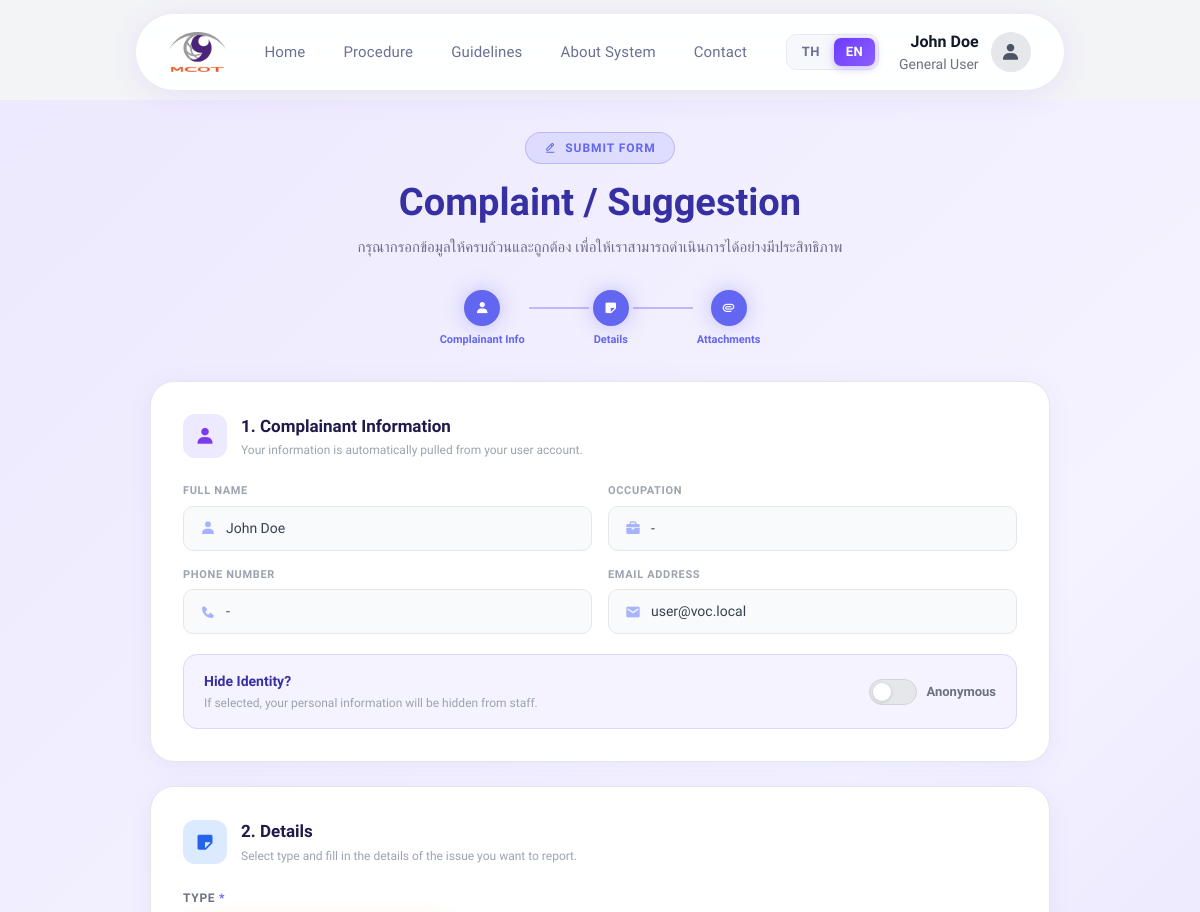
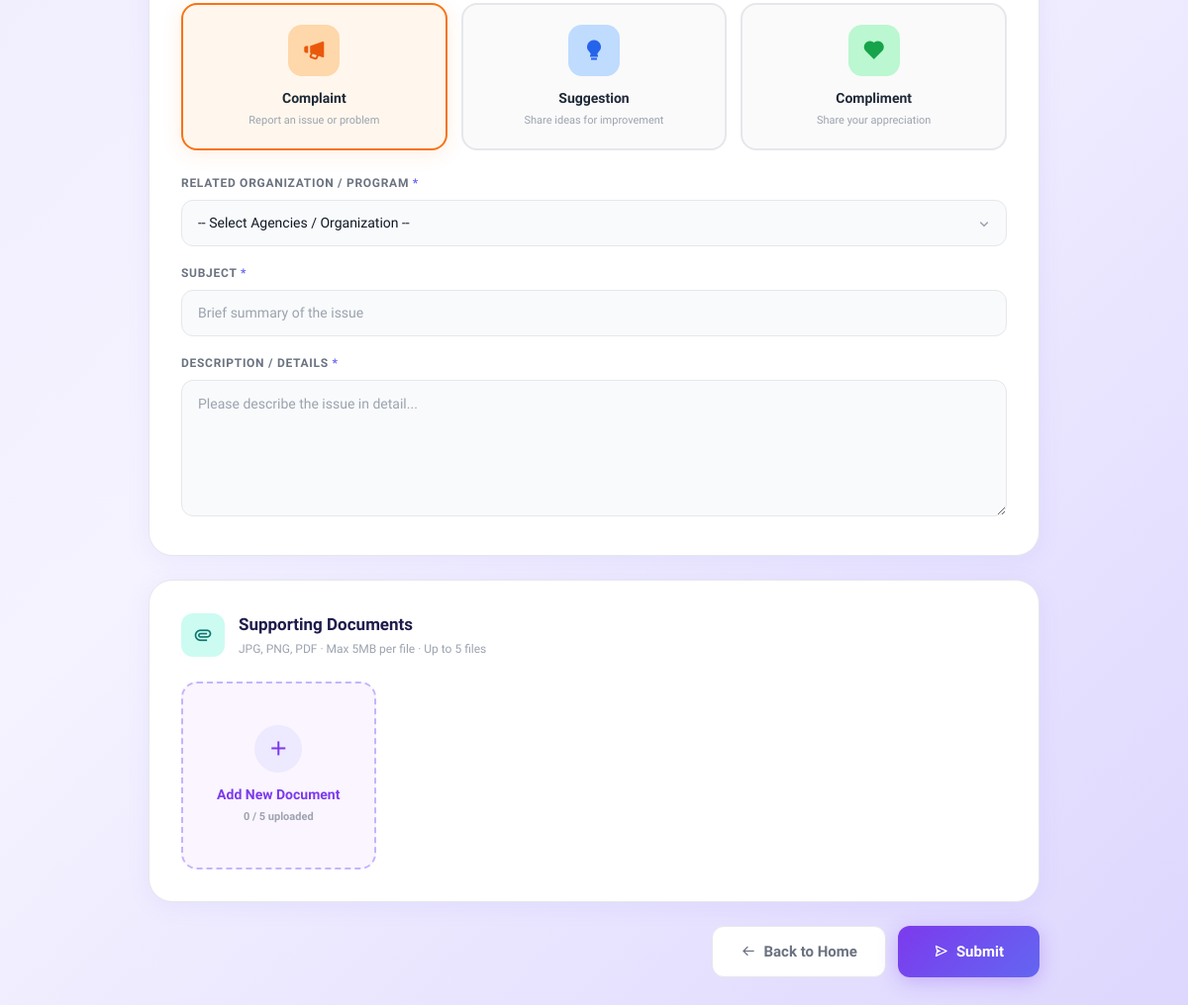
Screenshot of /user/Complaint_Suggestion.php?lang=en (signed in) with the database file from the repository (2 pictures, top to bottom).
### tables this page shows
CREATE TABLE `users` (
  `id` int(11) NOT NULL,
  `username` varchar(50) NOT NULL,
  `email` varchar(100) NOT NULL,
  `phone` varchar(20) DEFAULT NULL,
  `address` text DEFAULT NULL,
  `occupation` varchar(100) DEFAULT NULL,
  `profile_image` varchar(255) DEFAULT NULL,
  `password_hash` varchar(255) NOT NULL,
  `full_name` varchar(100) NOT NULL,
  `employee_id` varchar(50) DEFAULT NULL,
  `role_id` int(11) NOT NULL,
  `department_id` int(11) DEFAULT NULL,
  `created_at` datetime DEFAULT current_timestamp(),
  `is_active` tinyint(1) DEFAULT 1,
  `require_change` tinyint(1) DEFAULT 0
);

### includes/language_handler.php (called while the page is built, shortened)
<?php
global $lang;
function __($key, $default = null)
{
    global $lang;
    if (isset($lang[$key])) {
        return $lang[$key];
    }
    return $default !== null ? $default : $key;
}
?>

### user/Complaint_Suggestion.php (the view, shortened to what this page needs)
<?php
require_once '../includes/header_landing.php';
$db = Database::connect();
$stmt = $db->prepare("SELECT * FROM users WHERE id = ?");
$stmt->execute([$_SESSION['user_id']]);
$user = $stmt->fetch();
?>
<div class="cs-page">
    <div class="cs-hero">
        <div class="cs-hero-badge"><i class='bx bx-edit-alt'></i> <?php echo __('submit_hero_badge'); ?></div>
        <h1><?php echo __('submit_title'); ?></h1>
        <p><?php echo __('submit_subtitle', 'กรุณากรอกข้อมูลให้ครบถ้วนและถูกต้อง เพื่อให้เราสามารถดำเนินการได้อย่างมีประสิทธิภาพ'); ?></p>
    </div>
    <div class="cs-steps">
        <div class="cs-step active">
            <div class="cs-step-dot"><i class='bx bxs-user'></i></div>
            <div class="cs-step-label"><?php echo __('submit_step_1'); ?></div>
        </div>
        <div class="cs-step-line"></div>
        <div class="cs-step active">
            <div class="cs-step-dot"><i class='bx bxs-note'></i></div>
            <div class="cs-step-label"><?php echo __('submit_step_2'); ?></div>
        </div>
        <div class="cs-step-line"></div>
        <div class="cs-step active">
            <div class="cs-step-dot"><i class='bx bx-paperclip'></i></div>
            <div class="cs-step-label"><?php echo __('submit_step_3'); ?></div>
        </div>
    </div>
    <form action="../controllers/complaint_action.php" method="POST" enctype="multipart/form-data">
        <div class="cs-card">
            <div class="cs-section-header">
                <div class="cs-section-icon purple"><i class='bx bxs-user'></i></div>
                <div>
                    <div class="cs-section-title"><?php echo __('submit_section_1'); ?></div>
                    <div class="cs-section-sub"><?php echo __('submit_section_1_desc'); ?></div>
                </div>
            </div>
            <div class="cs-info-grid">
                <div class="cs-field-group">
                    <div class="cs-field-label"><?php echo __('submit_fullname'); ?></div>
                    <div class="cs-field-value"><i class='bx bxs-user'></i><?php echo htmlspecialchars($user['full_name']); ?></div>
                </div>
                <div class="cs-field-group">
                    <div class="cs-field-label"><?php echo __('profile_occupation'); ?></div>
                    <div class="cs-field-value"><i class='bx bxs-briefcase'></i><?php echo htmlspecialchars($user['occupation'] ?? '-'); ?></div>
                </div>
                <div class="cs-field-group">
                    <div class="cs-field-label"><?php echo __('profile_phone'); ?></div>
                    <div class="cs-field-value"><i class='bx bxs-phone'></i><?php echo htmlspecialchars($user['phone'] ?? '-'); ?></div>
                </div>
                <div class="cs-field-group">
                    <div class="cs-field-label"><?php echo __('submit_email'); ?></div>
                    <div class="cs-field-value"><i class='bx bxs-envelope'></i><?php echo htmlspecialchars($user['email']); ?></div>
                </div>
            </div>
            <div class="cs-anon">
                <div class="cs-anon-text">
                    <h4><?php echo __('submit_caller_hide_identity'); ?></h4>
                    <p><?php echo __('submit_caller_hide_identity_hint'); ?></p>
                </div>
                <label class="cs-toggle">
                    <div class="cs-toggle-track"><div class="cs-toggle-thumb"></div></div>
                    <span class="cs-toggle-label"><?php echo __('submit_caller_anonymous'); ?></span>
                </label>
            </div>
        </div>
        <div class="cs-card">
            <div class="cs-section-header">
                <div class="cs-section-icon blue"><i class='bx bxs-note'></i></div>
                <div>
                    <div class="cs-section-title"><?php echo __('submit_section_2'); ?></div>
                    <div class="cs-section-sub"><?php echo __('submit_section_2_desc'); ?></div>
                </div>
            </div>
            <div class="cs-label"><?php echo __('submit_type_label'); ?> <span>*</span></div>
            <div class="cs-type-grid">
                <label class="cs-type-label">
                    <div class="cs-type-card">
                        <div class="cs-type-icon orange"><i class='bx bxs-megaphone'></i></div>
                        <h4><?php echo __('submit_type_complaint'); ?></h4>
                        <p><?php echo __('submit_type_complaint_desc'); ?></p>
                    </div>
                </label>
                <label class="cs-type-label">
                    <div class="cs-type-card">
                        <div class="cs-type-icon blue"><i class='bx bxs-bulb'></i></div>
                        <h4><?php echo __('submit_type_suggestion'); ?></h4>
                        <p><?php echo __('submit_type_suggestion_desc'); ?></p>
                    </div>
                </label>
                <label class="cs-type-label">
                    <div class="cs-type-card">
                        <div class="cs-type-icon green"><i class='bx bxs-heart'></i></div>
                        <h4><?php echo __('submit_type_compliment'); ?></h4>
                        <p><?php echo __('submit_type_compliment_desc'); ?></p>
                    </div>
                </label>
            </div>
            <div class="cs-input-group">
                <label class="cs-label"><?php echo __('submit_rel_org_label'); ?> <span>*</span></label>
                <div class="cs-select-wrap">
                    <select name="agencies" id="agenciesSelect" onchange="toggleRadioStations()" required class="cs-select">
                        <option value="General"><?php echo __('submit_select_agency_default'); ?></option>
                    </select>
                </div>
            </div>
            <div class="cs-input-group">
                <label class="cs-label"><?php echo __('submit_subject_label'); ?> <span>*</span></label>
                <input type="text" name="subject" required
                       placeholder="<?php echo __('submit_subject_placeholder'); ?>"
                       class="cs-input">
            </div>
            <div class="cs-input-group" style="margin-bottom:0;">
                <label class="cs-label"><?php echo __('submit_desc_label'); ?> <span>*</span></label>
                <textarea name="description" rows="5" required
                          placeholder="<?php echo __('submit_desc_placeholder'); ?>"
                          class="cs-textarea"></textarea>
            </div>
        </div>
        <div class="cs-card">
            <div class="cs-section-header">
                <div class="cs-section-icon teal"><i class='bx bx-paperclip'></i></div>
                <div>
                    <div class="cs-section-title"><?php echo __('submit_attachment_title'); ?></div>
                    <div class="cs-section-sub"><?php echo __('submit_attachment_desc'); ?></div>
                </div>
            </div>
            <div class="cs-upload-grid" id="uploadGrid">
            </div>
        </div>
        <div class="cs-submit-wrap">
            <a href="../index.php" class="cs-btn-back"><i class='bx bx-arrow-back'></i> <?php echo __('btn_back_home'); ?></a>
            <button type="submit" class="cs-btn-submit">
                <i class='bx bx-send'></i> <?php echo __('submit_btn_submit'); ?>
            </button>
        </div>
    </form>
</div>
<?php require_once '../includes/footer.php'; ?>

### assets/css/landing.css (style rules this page uses)
:root { --primary: #6C3BFF; --primary-light: #8B5FFF; --primary-dark: #5028D9; --accent: #00C2FF; --gold: #F0B429; --surface: #FFFFFF; --surface-2: #F7F8FC; --border: #E8E9F2; --text-primary: #1A1A2E; --text-secondary: #6B7094; --text-muted: #9DA3C2; --shadow-sm: 0 2px 8px rgba(108, 59, 255, 0.08); --shadow-md: 0 8px 30px rgba(108, 59, 255, 0.12); --shadow-lg: 0 20px 60px rgba(108, 59, 255, 0.18); --radius-sm: 10px; --radius-md: 16px; --radius-lg: 24px; --radius-xl: 50px; }
*, *::before, *::after { margin: 0; padding: 0; box-sizing: border-box; }
html { scroll-behavior: smooth; }
body { font-family: 'Prompt', sans-serif; color: var(--text-primary); line-height: 1.6; background: #FAFBFF; overflow-x: hidden; }

### rows the page displays
users: full_name "John Doe", occupation "-", phone "-", email "user@voc.local"

### other values shown
__('index_nav_home', 'หน้าแรก') "Home"
__('index_nav_process', 'ขั้นตอนการปฏิบัติ') "Procedure"
__('index_nav_process2', 'แนวทางการปฏิบัติ') "Guidelines"
__('index_nav_about', 'เกี่ยวกับระบบ') "About System"
__('index_nav_contact', 'ติดต่อ') "Contact"
$_SESSION['full_name'] "John Doe"
$_SESSION['role_name'] "General User"
__('submit_hero_badge') "SUBMIT FORM"
__('submit_title') "Complaint / Suggestion"
__('submit_step_1') "Complainant Info"
__('submit_step_2') "Details"
__('submit_step_3') "Attachments"
__('submit_section_1') "1. Complainant Information"
__('submit_section_1_desc') "Your information is automatically pulled from your user account."
__('submit_fullname') "FULL NAME"
